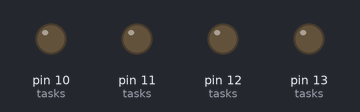
A sketch run on a simulated Arduino Uno, built with avr-gcc and run on an emulated ATmega328P. On the bench: output pins drawn as LEDs (lit = HIGH).

Above: at 0.05 s.
At 0.55 s:
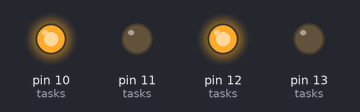
At 1.05 s:
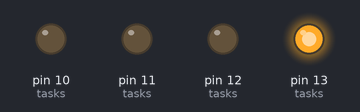
At 2.15 s:
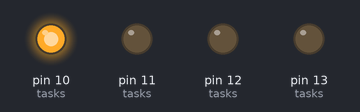
At 3.35 s:
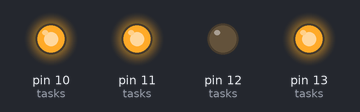
At 4.45 s:
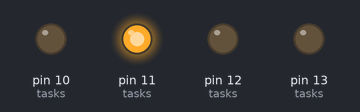
Timing chart, 0 to 4.8 s (numbered marks = the images above):
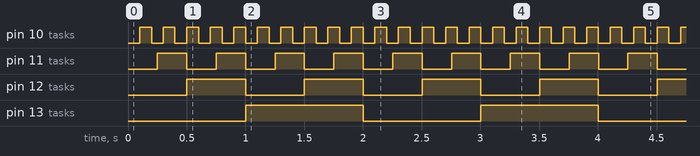

The sketch:

mt3.ino
```cpp
// Structure to define our LED tasks
struct LedTask {
  int pin;
  unsigned long interval;    // Interval in microseconds
  unsigned long lastToggle;  // Last time the LED was flipped
  bool state;                // Current ON/OFF state
};

LedTask tasks[] = {
  {10, 100000, 0, LOW},  // LED 0: 10Hz (fast)
  {11, 250000, 0, LOW},  // LED 1: 4Hz
  {12, 500000, 0, LOW},  // LED 2: 2Hz
  {13, 1000000, 0, LOW}  // LED 3: 1Hz (slow)
};

const int numTasks = sizeof(tasks) / sizeof(tasks[0]);

void setup() {
  for (int i = 0; i < numTasks; i++) {
    pinMode(tasks[i].pin, OUTPUT);
    digitalWrite(tasks[i].pin, tasks[i].state);
  }
}

void loop() {
  // Capture current time once per loop for consistency
  unsigned long currentMicros = micros();

  for (int i = 0; i < numTasks; i++) {
    if (currentMicros - tasks[i].lastToggle >= tasks[i].interval) {
      tasks[i].lastToggle = currentMicros;
      tasks[i].state = !tasks[i].state;
      digitalWrite(tasks[i].pin, tasks[i].state);
    }
  }
}
```

Measured:
- by itself, pin 10 (tasks): alternates HIGH for 0.10 s and LOW for 0.10 s
- by itself, pin 11 (tasks): alternates HIGH for 0.25 s and LOW for 0.25 s
- by itself, pin 12 (tasks): alternates HIGH for 0.50 s and LOW for 0.50 s
- by itself, pin 13 (tasks): alternates HIGH for 1.0 s and LOW for 1.0 s
